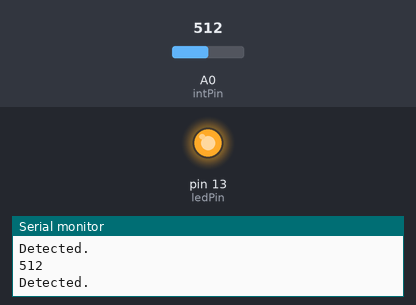
Bench run of a sketch on a simulated Arduino Uno, built with avr-gcc and run on an emulated ATmega328P. Parts: output pins drawn as LEDs (lit = HIGH), the last lines printed to the serial monitor. Inputs (shaded band) come from the test bench; at power-on: A0 (intPin) = 512.

Above: at 1.2 s.
1.3 s: A0 (intPin) set to 482
At 2.5 s:
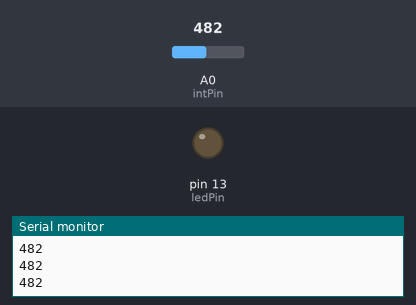
2.8 s: A0 (intPin) set to 1023
At 3.6 s:
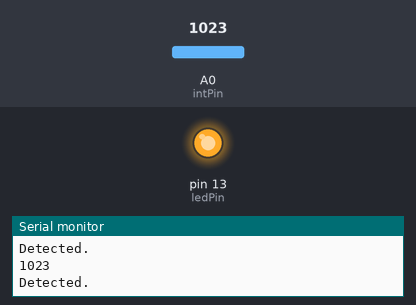
4.3 s: A0 (intPin) set to 490
At 5.6 s:
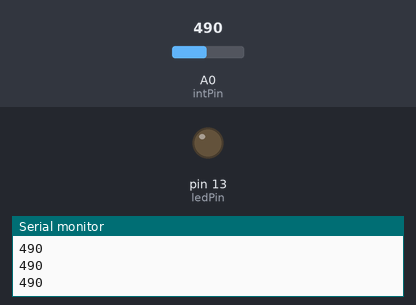
Timing chart, 0 to 7.3 s (numbered marks = the images above; inputs shaded):
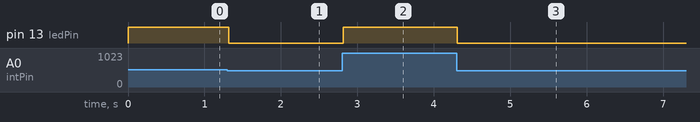

Measured:
- the behaviour switches between 500 and 499 on A0 (intPin) (found by bisection; images 0 and 1)
- after the input at 1.3 s, pin 13 (ledPin): HIGH → LOW at once
- after the input at 2.8 s, pin 13 (ledPin): LOW → HIGH at once
- after the input at 4.3 s, pin 13 (ledPin): HIGH → LOW at once

The sketch:

HALL_EFFECT_HOMING_TEST.ino
```cpp
#define ledPin 13
#define intPin A0
volatile byte state = LOW;

void setup() {
  pinMode(ledPin, OUTPUT);

  Serial.begin(9600);

}

void loop() {
  blink();
  digitalWrite(ledPin, state);
  delay(1);
}

void blink() {
  if (analogRead(intPin) >= 500) {
    state = HIGH;
    Serial.println("Detected.");
    Serial.println(analogRead(intPin));
  }
  else {
    state = LOW;  // analogRead = 18-20 based on distance from sensor.
    Serial.println(analogRead(intPin));
  }
}
```
